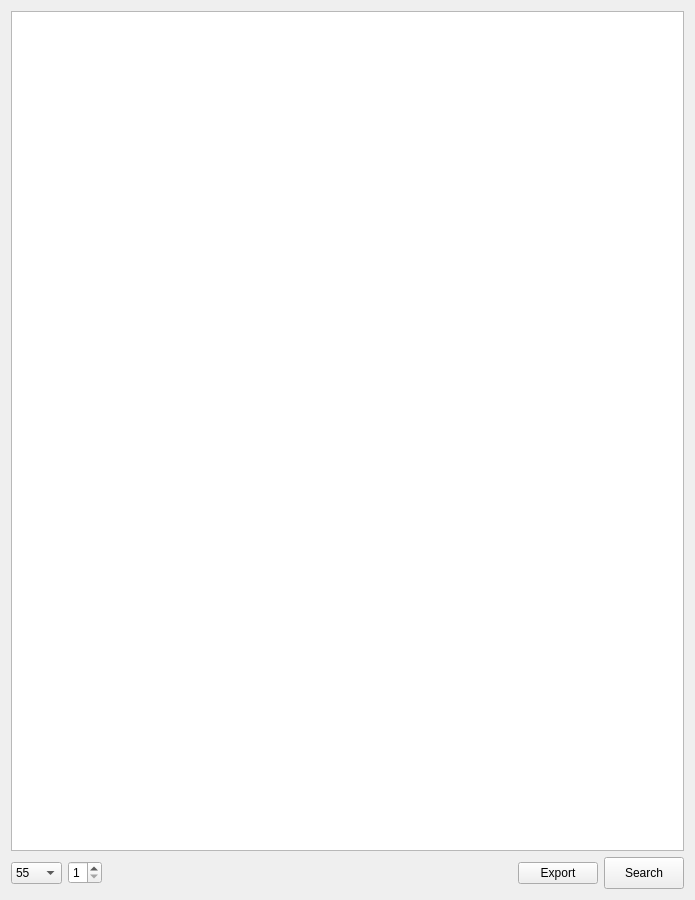
<?xml version="1.0" encoding="UTF-8"?>
<ui version="4.0">
 <class>TableData</class>
 <widget class="QWidget" name="TableData">
  <property name="geometry">
   <rect>
    <x>0</x>
    <y>0</y>
    <width>695</width>
    <height>900</height>
   </rect>
  </property>
  <property name="sizePolicy">
   <sizepolicy hsizetype="Minimum" vsizetype="Minimum">
    <horstretch>0</horstretch>
    <verstretch>0</verstretch>
   </sizepolicy>
  </property>
  <property name="minimumSize">
   <size>
    <width>0</width>
    <height>0</height>
   </size>
  </property>
  <property name="windowTitle">
   <string>Form</string>
  </property>
  <layout class="QGridLayout" name="gridLayout">
   <item row="1" column="4">
    <widget class="QPushButton" name="searchButton">
     <property name="sizePolicy">
      <sizepolicy hsizetype="Maximum" vsizetype="Fixed">
       <horstretch>0</horstretch>
       <verstretch>0</verstretch>
      </sizepolicy>
     </property>
     <property name="minimumSize">
      <size>
       <width>75</width>
       <height>32</height>
      </size>
     </property>
     <property name="text">
      <string>Search</string>
     </property>
    </widget>
   </item>
   <item row="1" column="3">
    <widget class="QPushButton" name="exportButton">
     <property name="sizePolicy">
      <sizepolicy hsizetype="Maximum" vsizetype="Fixed">
       <horstretch>0</horstretch>
       <verstretch>0</verstretch>
      </sizepolicy>
     </property>
     <property name="text">
      <string>Export</string>
     </property>
    </widget>
   </item>
   <item row="1" column="2">
    <spacer name="horizontalSpacer">
     <property name="orientation">
      <enum>Qt::Horizontal</enum>
     </property>
     <property name="sizeHint" stdset="0">
      <size>
       <width>40</width>
       <height>20</height>
      </size>
     </property>
    </spacer>
   </item>
   <item row="1" column="0">
    <widget class="QComboBox" name="alphaValue">
     <property name="toolTip">
      <string>&lt;html&gt;&lt;head/&gt;&lt;body&gt;&lt;p&gt;This is the majority threshold required for a taxon to be decided as the LCA* taxonomy&lt;/p&gt;&lt;/body&gt;&lt;/html&gt;</string>
     </property>
     <property name="currentIndex">
      <number>9</number>
     </property>
     <item>
      <property name="text">
       <string>10</string>
      </property>
     </item>
     <item>
      <property name="text">
       <string>15</string>
      </property>
     </item>
     <item>
      <property name="text">
       <string>20</string>
      </property>
     </item>
     <item>
      <property name="text">
       <string>25</string>
      </property>
     </item>
     <item>
      <property name="text">
       <string>30</string>
      </property>
     </item>
     <item>
      <property name="text">
       <string>35</string>
      </property>
     </item>
     <item>
      <property name="text">
       <string>40</string>
      </property>
     </item>
     <item>
      <property name="text">
       <string>45</string>
      </property>
     </item>
     <item>
      <property name="text">
       <string>50</string>
      </property>
     </item>
     <item>
      <property name="text">
       <string>55</string>
      </property>
     </item>
     <item>
      <property name="text">
       <string>60</string>
      </property>
     </item>
     <item>
      <property name="text">
       <string>65</string>
      </property>
     </item>
     <item>
      <property name="text">
       <string>70</string>
      </property>
     </item>
     <item>
      <property name="text">
       <string>75</string>
      </property>
     </item>
     <item>
      <property name="text">
       <string>80</string>
      </property>
     </item>
     <item>
      <property name="text">
       <string>85</string>
      </property>
     </item>
     <item>
      <property name="text">
       <string>90</string>
      </property>
     </item>
     <item>
      <property name="text">
       <string>95</string>
      </property>
     </item>
     <item>
      <property name="text">
       <string>100</string>
      </property>
     </item>
    </widget>
   </item>
   <item row="0" column="0" colspan="5">
    <widget class="QTableWidget" name="tableWidget">
     <property name="enabled">
      <bool>true</bool>
     </property>
     <property name="sizePolicy">
      <sizepolicy hsizetype="Expanding" vsizetype="Expanding">
       <horstretch>0</horstretch>
       <verstretch>0</verstretch>
      </sizepolicy>
     </property>
     <property name="minimumSize">
      <size>
       <width>0</width>
       <height>0</height>
      </size>
     </property>
     <property name="editTriggers">
      <set>QAbstractItemView::NoEditTriggers</set>
     </property>
    </widget>
   </item>
   <item row="1" column="1">
    <widget class="QSpinBox" name="lcaDepth">
     <property name="toolTip">
      <string>Filter ORFs with taxa with depth lower than this for purpose of LCA* calculation. The taxa with lower depth does not have enough specific information about a taxa. The root is considered to be at depth 0. </string>
     </property>
     <property name="minimum">
      <number>1</number>
     </property>
     <property name="maximum">
      <number>6</number>
     </property>
    </widget>
   </item>
  </layout>
 </widget>
 <resources/>
 <connections/>
</ui>
